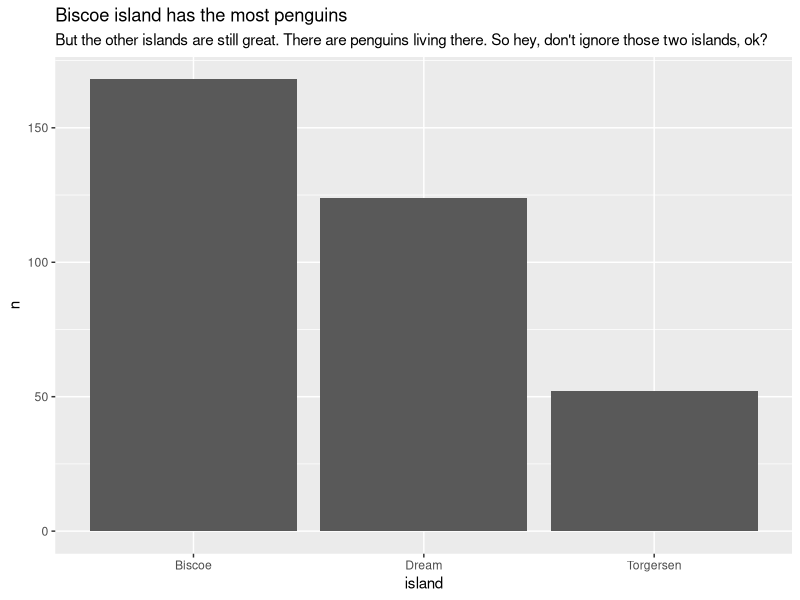
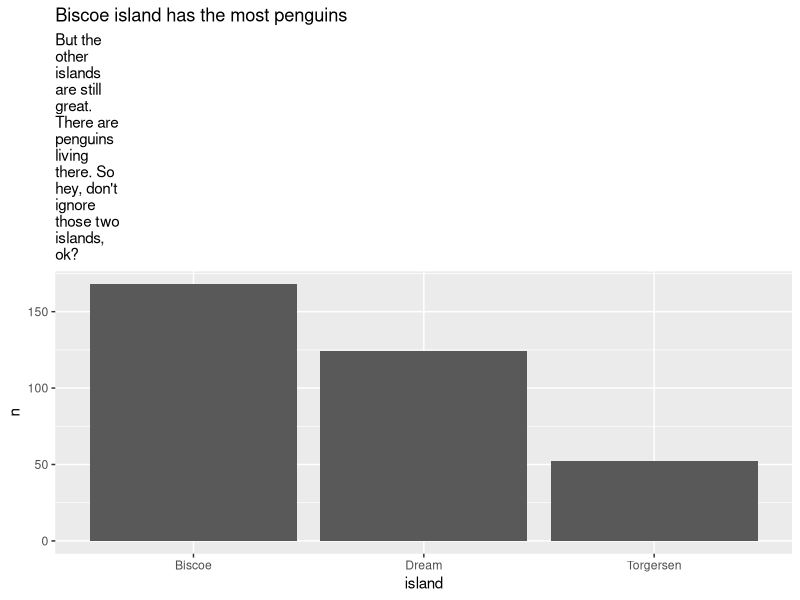
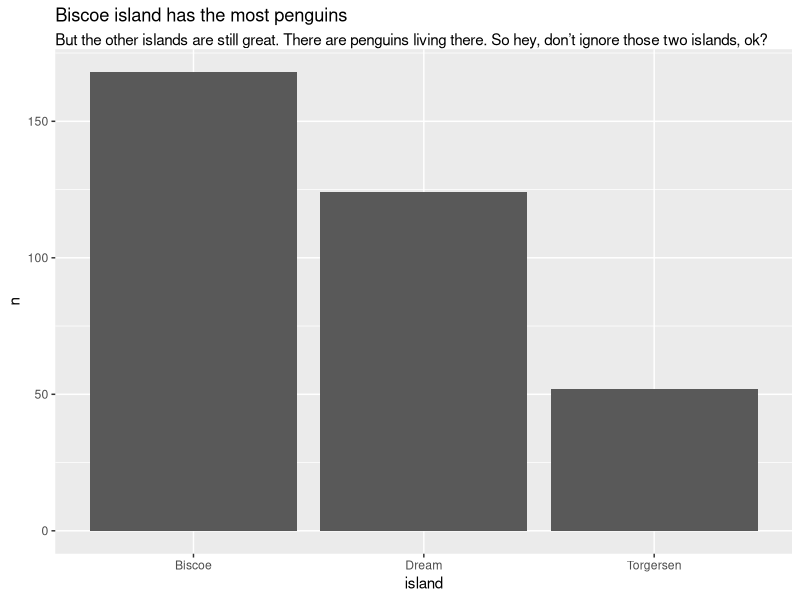

These figures' R source, in order:
library(tidyverse)
library(palmerpenguins)

penguins |>
  count(island) |>
  ggplot(
    aes(
      x = island,
      y = n
    )
  ) +
  geom_col() +
  labs(
    title = "Biscoe island has the most penguins",
    subtitle = "But the other islands are still great. There are penguins living there. So hey, don't ignore those two islands, ok?"
  )

penguins |>
  count(island) |>
  ggplot(
    aes(
      x = island,
      y = n
    )
  ) +
  geom_col() +
  labs(
    title = "Biscoe island has the most penguins",
    subtitle = str_wrap("But the other islands are still great. There are penguins living there. So hey, don't ignore those two islands, ok?", width = 10)
  )

library(tidyverse)
library(palmerpenguins)
library(ggtext)

penguins |>
  count(island) |>
  ggplot(
    aes(
      x = island,
      y = n
    )
  ) +
  geom_col() +
  labs(
    title = "Biscoe island has the most penguins",
    subtitle = "But the other islands are still great. There are penguins living there. So hey, don't ignore those two islands, ok?"
  ) +
  theme(
    plot.subtitle = element_textbox_simple()
  )
